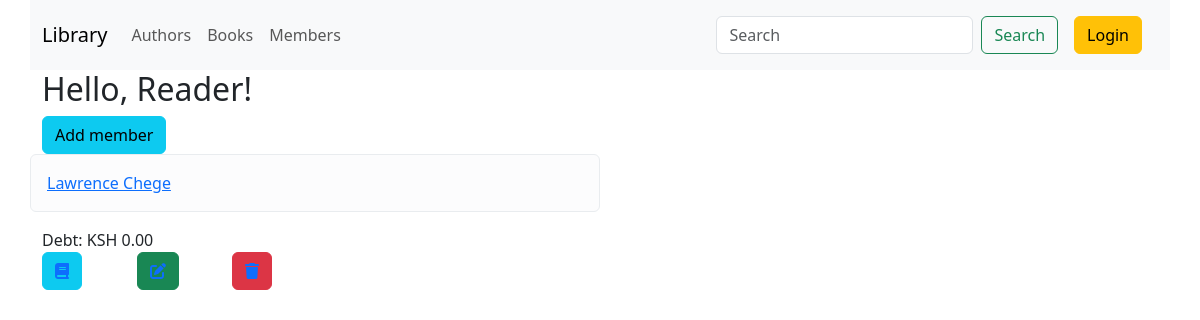
/members/, run on an earlier commit of the app's database.
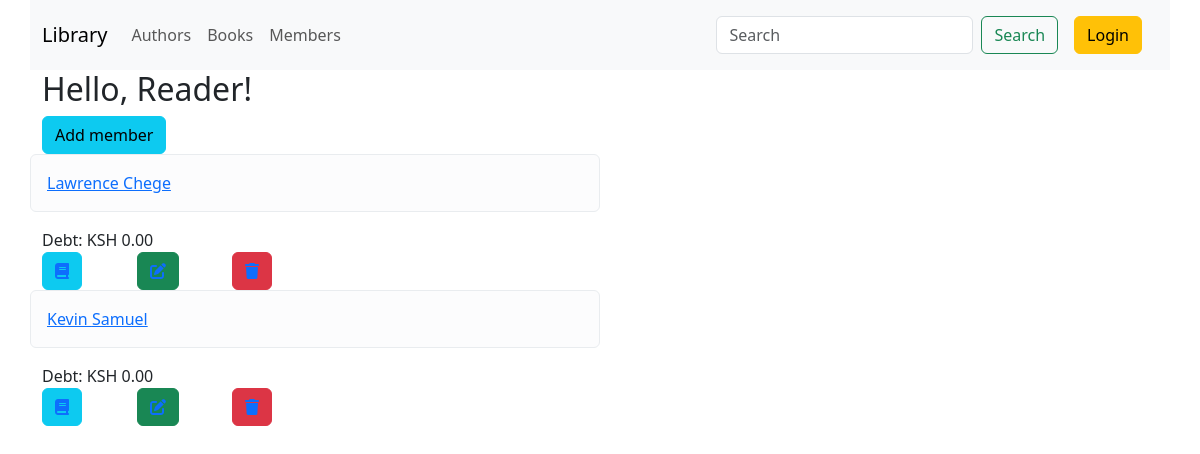
And on a later commit of the database.
### library/models.py (models this page shows, shortened)
class Member(models.Model):
    first_name = models.CharField(max_length=100)
    last_name = models.CharField(max_length=100)
    library_id = models.CharField(max_length=12, unique=True)
    user = models.ForeignKey(User, on_delete=models.CASCADE)
    outstanding_debt = models.DecimalField(max_digits=8, decimal_places=2, default=0)

### library/views.py (the view)
# urls.py: path(r"members/", list_members, name='list_members'),
def list_members(request):
    members = Member.objects.all()
    return render(request, 'members/list.html', {'members': members})

### library/templates/members/list.html (shortened to what this page needs)
{% extends 'base.html' %} {% block content%}
<div class="container">
  <h2>Hello, {{user.username|default:'Reader'}}!</h2>
  <a class="btn btn-info" href="{% url 'create_member'  %}"> Add member</a>
  {% for member in members %}
  <div class="row">
    <div class="alert alert-light col-sm-6 col-md-6 col-6 p-3" role="alert">
      <a class="alert-light" href="{% url 'member_detail' member.id %}">
        {{member.first_name}} {{member.last_name}}
      </a>
    </div>
    <div>Debt: KSH {{member.outstanding_debt}}</div>
    <div class="col-1 col-sm-1 col-md-1">
      <button
        class="btn btn-info"
        data-bs-toggle="tooltip"
        data-bs-placement="top"
        title="Issue book"
      >
        <a href="{% url 'issue_book'%}">
          <i class="fa-solid fa-book btn-info"></i>
        </a>
      </button>
    </div>
    <div class="col-1 col-sm-1 col-md-1">
      <button
        class="btn btn-success"
        data-bs-toggle="tooltip"
        data-bs-placement="top"
        title="Update member Details"
      >
        <a href="{% url 'update_member' member.id %}">
          <i class="fa-solid fa-pen-to-square btn-success"></i>
        </a>
      </button>
    </div>
    <div class="col-1 col-sm-1 col-md-1">
      <form action="{% url 'delete_member' member.id %} " method="POST">
        <button
          class="btn btn-danger"
          data-bs-toggle="tooltip"
          data-bs-placement="top"
          title="Delete member"
        >
          <a href="{% url 'delete_member' member.id %}">
            <i class="fa-solid fa-trash btn-danger"></i>
          </a>
        </button>
      </form>
    </div>
  </div>
  {% endfor %}
</div>
{% endblock %}

What changed in the data, as far as the page shows it:
added Member: first_name "Kevin", last_name "Samuel", outstanding_debt "0.00"
